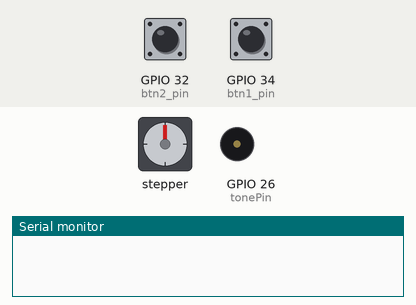
The sketch below on a simulated ESP32. Parts: stepper motor, buzzer (waves = sounding), the last lines printed to the serial monitor. Inputs (shaded band) come from the test bench; at power-on: GPIO 34 (btn1_pin) LOW, GPIO 32 (btn2_pin) LOW. Stepper angles assume 2048 steps per turn.

Above: at 1.2 s.
1.3 s: GPIO 34 (btn1_pin) pulled HIGH for 0.15 s
At 1.77 s:
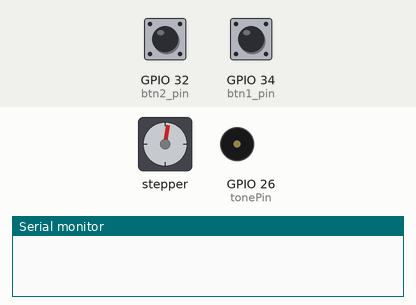
At 17.2 s:
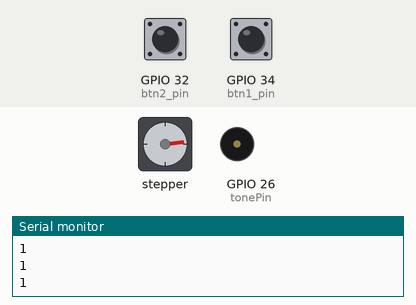
Timing chart, 0 to 18.7 s (numbered marks = the images above; inputs shaded):
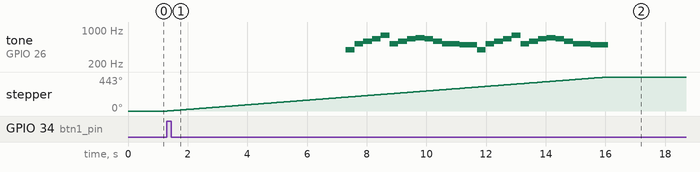

The sketch:

midterm.ino
```cpp
#include <Stepper.h> //引入步進馬達函示庫
#include "pitches.h"

const int stepsPerRevolution = 2048;  //此馬達轉一圈為2048步
const int RPM = 5; //馬達旋轉速度
int freq = 2000; 
int channel = 0; 
int resolution = 8;
int tonePin = 26;
bool btn1_Pressed = false, btn2_Pressed = false, btn3_Pressed = false;
const int btn1_pin = 34, btn2_pin = 32;
//宣告Stepper物件，的步數和引腳
//引角依序對應驅動版的1N1、1N3、1N2、1N4
Stepper myStepper(stepsPerRevolution, 13, 14, 12, 27);

 int melody[] = {
    NOTE_G4 , NOTE_C5,NOTE_D5, NOTE_E5, NOTE_G5, NOTE_C5, NOTE_D5,
  NOTE_E5, NOTE_F5, NOTE_E5, NOTE_D5, NOTE_C5, NOTE_C5, NOTE_B4,
  NOTE_B4, NOTE_G4 , NOTE_C5,NOTE_D5, NOTE_E5, NOTE_G5, NOTE_C5,
  NOTE_D5,NOTE_E5, NOTE_F5, NOTE_E5, NOTE_D5, NOTE_C5, NOTE_C5,
  NOTE_B4,NOTE_B4,
  };

  int noteDurations[] = {
 8, 8, 8, 2, 2, 2, 8,
  2, 4, 4, 4, 4, 2, 8,
  8,  8, 8, 8, 2, 2, 2, 8,
  2, 4, 4, 4, 4, 2, 8,
  8
  };

  unsigned long currentTime = 0, tonePreviousTime = 0, PreviousTime = 0;

  int pauseBetweenNotes = 0;
int noteDuration = 0;
int thisNote = 0;
boolean nextTone = true;
boolean nextoo = true;

void setup() {
  Serial.begin(115200);
  myStepper.setSpeed(RPM);  //設定馬達轉速
  ledcSetup(channel, freq, resolution);
  ledcAttachPin(tonePin, channel);
   pinMode(btn1_pin,INPUT);
  pinMode(btn2_pin,INPUT);

}
void init(){
  myStepper.step(stepsPerRevolution);
}
void loop() {
 int now=1;
//  Serial.println(digitalRead(btn1_pin));
// Serial.println(digitalRead(btn2_pin));
  if(digitalRead(btn1_pin) == 1 && btn1_Pressed == false){
    if(now==1)
    {
     btn1_Pressed = true;
     myStepper.step(1024);

      for (int thisNote = 0; thisNote < 30; thisNote++)
      {
         if(digitalRead(btn2_pin) == 1 && btn2_Pressed == false)
         {
          btn2_Pressed = true;
           now=0;
           nextTone = false;
            nextoo = false;
             myStepper.step(2048);
         }
          else if(digitalRead(btn2_pin) == 0 && btn2_Pressed == true)
          {
          btn2_Pressed = false;

           }
        Serial.println(now);
        if(nextTone)
        {
          int noteDuration = 1000 / noteDurations[thisNote];
          ledcWriteTone(channel,melody[thisNote]);
          pauseBetweenNotes = noteDuration * 1.30;
          nextTone = false;
         }

        if(nextoo)
        {
        myStepper.step(50);
        nextoo = false;
        }

        currentTime = millis(); //記錄現在時間

        if((currentTime - PreviousTime) > 10 )
        {

          nextoo = true;
          PreviousTime = currentTime;
       }
        if((currentTime - tonePreviousTime) > noteDuration){
          ledcWriteTone(channel, 0);
          } //buzzer停止播放
        if((currentTime - tonePreviousTime) > 100)
        {
          nextTone = true;
//      thisNote++;
          if(thisNote == 30) thisNote = 0;
          tonePreviousTime = currentTime;
        } //buzzer播放下一個音

    }


  }


  }
   else if(digitalRead(btn1_pin) == 0 && btn1_Pressed == true)
    {
    btn1_Pressed = false;
    }


}
```

pitches.h
```cpp
/*************************************************
   Public Constants
 *************************************************/

#define NOTE_B0  31
#define NOTE_C1  33
#define NOTE_CS1 35
#define NOTE_D1  37
#define NOTE_DS1 39
#define NOTE_E1  41
#define NOTE_F1  44
#define NOTE_FS1 46
#define NOTE_G1  49
#define NOTE_GS1 52
#define NOTE_A1  55
#define NOTE_AS1 58
#define NOTE_B1  62
#define NOTE_C2  65
#define NOTE_CS2 69
#define NOTE_D2  73
#define NOTE_DS2 78
#define NOTE_E2  82
#define NOTE_F2  87
#define NOTE_FS2 93
#define NOTE_G2  98
#define NOTE_GS2 104
#define NOTE_A2  110
#define NOTE_AS2 117
#define NOTE_B2  123
#define NOTE_C3  131
#define NOTE_CS3 139
#define NOTE_D3  147
#define NOTE_DS3 156
#define NOTE_E3  165
#define NOTE_F3  175
#define NOTE_FS3 185
#define NOTE_G3  196
#define NOTE_GS3 208
#define NOTE_A3  220
#define NOTE_AS3 233
#define NOTE_B3  247
#define NOTE_C4  262
#define NOTE_CS4 277
#define NOTE_D4  294
#define NOTE_DS4 311
#define NOTE_E4  330
#define NOTE_F4  349
#define NOTE_FS4 370
#define NOTE_G4  392
#define NOTE_GS4 415
#define NOTE_A4  440
#define NOTE_AS4 466
#define NOTE_B4  494
#define NOTE_C5  523
#define NOTE_CS5 554
#define NOTE_D5  587
#define NOTE_DS5 622
#define NOTE_E5  659
#define NOTE_F5  698
#define NOTE_FS5 740
#define NOTE_G5  784
#define NOTE_GS5 831
#define NOTE_A5  880
#define NOTE_AS5 932
#define NOTE_B5  988
#define NOTE_C6  1047
#define NOTE_CS6 1109
#define NOTE_D6  1175
#define NOTE_DS6 1245
#define NOTE_E6  1319
#define NOTE_F6  1397
#define NOTE_FS6 1480
#define NOTE_G6  1568
#define NOTE_GS6 1661
#define NOTE_A6  1760
#define NOTE_AS6 1865
#define NOTE_B6  1976
#define NOTE_C7  2093
#define NOTE_CS7 2217
#define NOTE_D7  2349
#define NOTE_DS7 2489
#define NOTE_E7  2637
#define NOTE_F7  2794
#define NOTE_FS7 2960
#define NOTE_G7  3136
#define NOTE_GS7 3322
#define NOTE_A7  3520
#define NOTE_AS7 3729
#define NOTE_B7  3951
#define NOTE_C8  4186
#define NOTE_CS8 4435
#define NOTE_D8  4699
#define NOTE_DS8 4978
```

Measured:
- after the input at 1.3 s, tone on GPIO 26 (tonePin): plays 392 Hz for 0.29 s, 523 Hz for 0.29 s, 587 Hz for 0.29 s, 659 Hz for 0.29 s, 784 Hz for 0.29 s, 523 Hz for 0.29 s … (26 notes in this stretch), starting after 6.0 s; stepper: turns 443° clockwise in 14.7 s, starting at once
